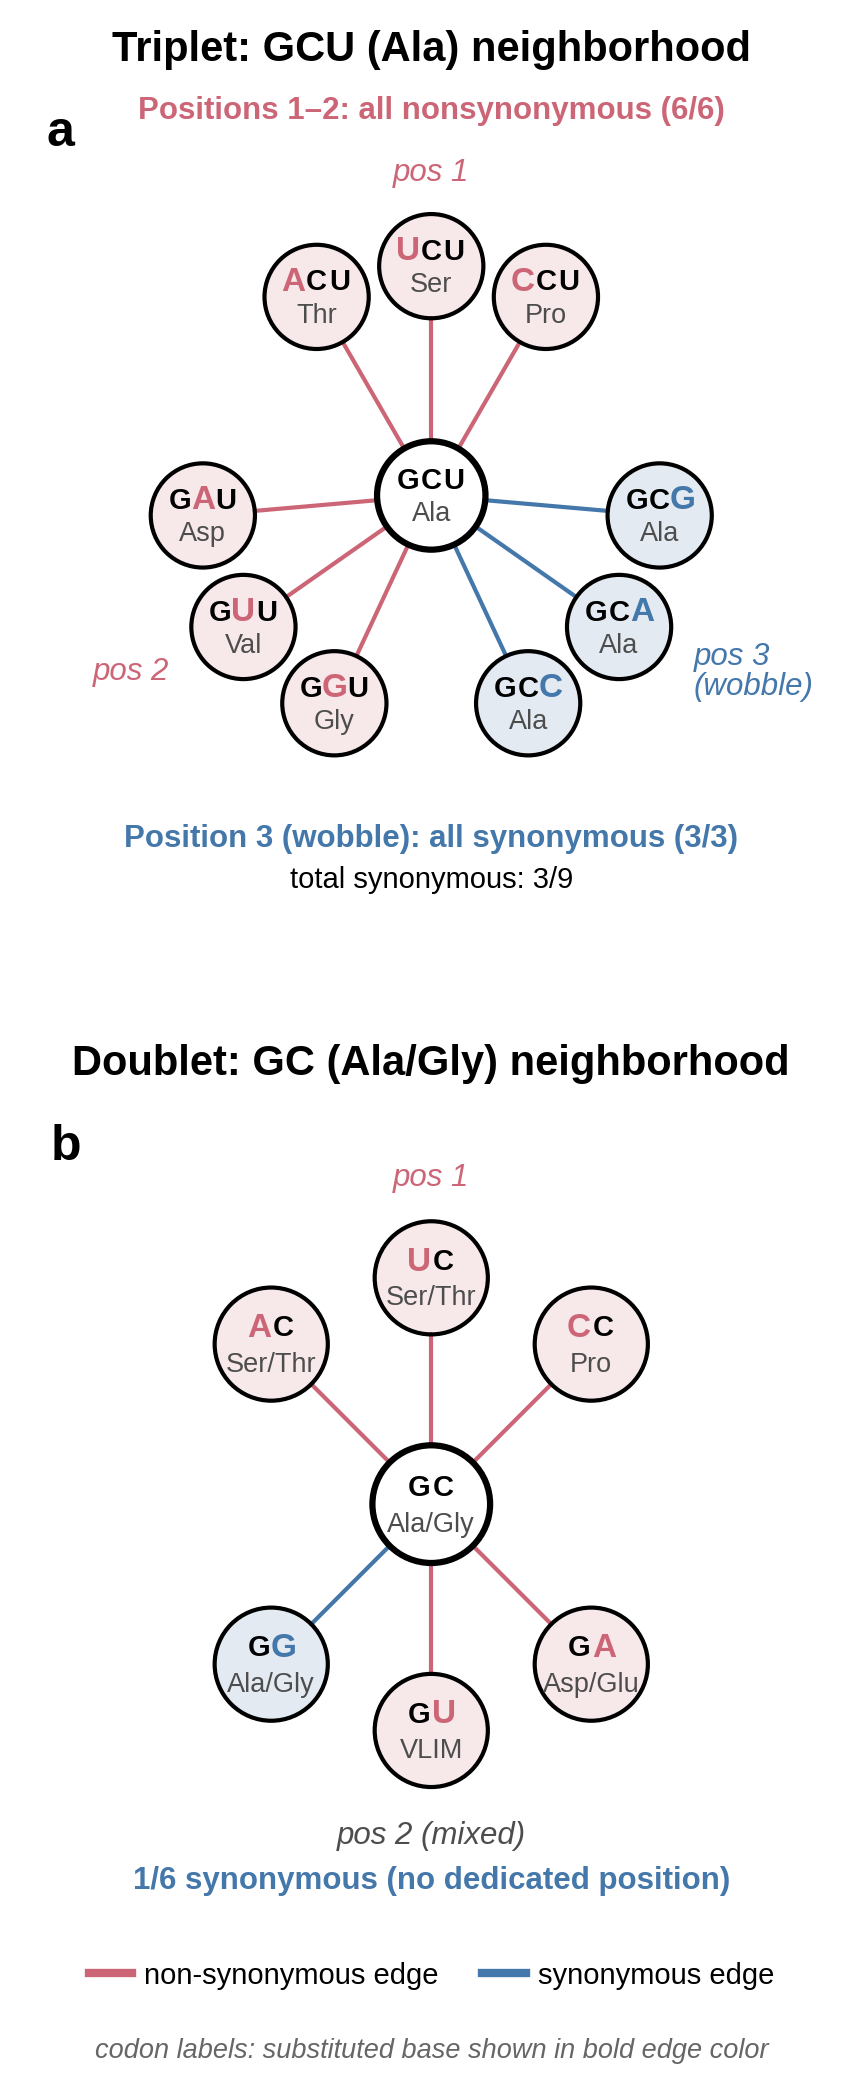

The Python source for this figure:
#!/usr/bin/env python3
"""
Figure 4 — wobble mechanism.

two panels (single-column, 3.5 x 5.0 in):
  a) triplet GCU neighborhood — 9 Hamming-1 neighbors, pos 1-2 in red
     (all nonsynonymous), pos 3 in blue (all synonymous).
     "Positions 1-2: all nonsynonymous", "Position 3 (wobble): all synonymous"
  b) doublet GC neighborhood — 6 neighbors, only 1/6 synonymous, no
     dedicated synonymy position.

substituted nucleotide in each neighbor codon is underlined.

outputs:
  figures/fig4.pdf, fig4.png (300 dpi)
"""

import numpy as np
import matplotlib as mpl
import matplotlib.pyplot as plt
from pathlib import Path

ROOT = Path(__file__).resolve().parent.parent
OUT = ROOT / "figures"

# ── style ──
mpl.rcParams.update({
    "font.family": "sans-serif",
    "font.sans-serif": ["Liberation Sans", "DejaVu Sans"],
    "font.size": 9,
    "axes.labelsize": 10,
    "xtick.labelsize": 9,
    "ytick.labelsize": 9,
    "pdf.fonttype": 42,
    "ps.fonttype": 42,
})

BLUE = "#4477AA"   # synonymous / pos 3
RED = "#CC6677"    # non-synonymous / pos 1, 2
BLUE_FILL = (*mpl.colors.to_rgb(BLUE), 0.15)
RED_FILL = (*mpl.colors.to_rgb(RED), 0.15)

NODE_FONT = 7
LABEL_SIZE = 8
ANNOT_SIZE = 7.5

# per-node text layout constants — keep these consistent with R_outer below
# so the codon row and AA row never overlap. char_w in data coords.
CHAR_W = 0.22
CODON_Y_OFFSET = 0.14     # codon row above node center
AA_Y_OFFSET = -0.18        # AA row below node center


def polar(cx, cy, angle_deg, r):
    a = np.radians(angle_deg)
    return cx + r * np.cos(a), cy + r * np.sin(a)


def draw_node(ax, xy, r, codon, sub_pos, aa, fill, edge, sub_color=None, lw=1.0):
    """draw circle node with codon (substituted base in sub_color, bold) and AA below.

    sub_pos = -1 means no substitution (use for center node).
    sub_color defaults to the edge color so substituted base matches its edge.
    """
    if sub_color is None:
        sub_color = edge
    circ = plt.Circle(xy, r, facecolor=fill, edgecolor=edge,
                      linewidth=lw, zorder=3, clip_on=False)
    ax.add_patch(circ)

    # draw each codon character separately so the substituted one gets its color
    n = len(codon)
    total_w = CHAR_W * n
    start_x = xy[0] - total_w / 2 + CHAR_W / 2
    y = xy[1] + CODON_Y_OFFSET
    for i, ch in enumerate(codon):
        if i == sub_pos:
            color = sub_color
            weight = "bold"
            fontsize = NODE_FONT + 1
        else:
            color = "black"
            weight = "bold"
            fontsize = NODE_FONT
        ax.text(start_x + i * CHAR_W, y, ch,
                ha="center", va="center",
                fontsize=fontsize, fontweight=weight, color=color, zorder=4)

    ax.text(xy[0], xy[1] + AA_Y_OFFSET, aa,
            ha="center", va="center", fontsize=NODE_FONT - 0.5,
            color="0.3", zorder=4)


def draw_edge(ax, xy_from, xy_to, r_from, r_to, color, lw=1.0):
    dx = xy_to[0] - xy_from[0]
    dy = xy_to[1] - xy_from[1]
    d = np.hypot(dx, dy)
    if d == 0:
        return
    ux, uy = dx / d, dy / d
    x0 = xy_from[0] + ux * r_from
    y0 = xy_from[1] + uy * r_from
    x1 = xy_to[0] - ux * r_to
    y1 = xy_to[1] - uy * r_to
    ax.plot([x0, x1], [y0, y1], color=color, linewidth=lw, zorder=1,
            solid_capstyle="round")


# ═════════════════════════════════════════════════════════════
# panel a — triplet GCU neighborhood
# ═════════════════════════════════════════════════════════════

def draw_panel_a(ax):
    cx, cy = 0.0, 0.0
    R_center = 0.52
    R_outer = 0.50
    orbit = 2.20
    spread = 30

    # 3 sector groups: pos 1 (top), pos 2 (lower-left), pos 3 (lower-right)
    # each (codon, aa, sub_position_index)
    pos1 = [("ACU", "Thr", 0), ("UCU", "Ser", 0), ("CCU", "Pro", 0)]
    pos2 = [("GGU", "Gly", 1), ("GUU", "Val", 1), ("GAU", "Asp", 1)]
    pos3 = [("GCG", "Ala", 2), ("GCA", "Ala", 2), ("GCC", "Ala", 2)]

    sec1, sec2, sec3 = 90, 215, 325
    ang1 = [sec1 + spread, sec1, sec1 - spread]
    ang2 = [sec2 + spread, sec2, sec2 - spread]
    ang3 = [sec3 + spread, sec3, sec3 - spread]

    for (codon, aa, sp), ang in zip(pos1, ang1):
        xy = polar(cx, cy, ang, orbit)
        draw_edge(ax, (cx, cy), xy, R_center, R_outer, RED)
        draw_node(ax, xy, R_outer, codon, sp, aa, RED_FILL, "black",
                  sub_color=RED)

    for (codon, aa, sp), ang in zip(pos2, ang2):
        xy = polar(cx, cy, ang, orbit)
        draw_edge(ax, (cx, cy), xy, R_center, R_outer, RED)
        draw_node(ax, xy, R_outer, codon, sp, aa, RED_FILL, "black",
                  sub_color=RED)

    for (codon, aa, sp), ang in zip(pos3, ang3):
        xy = polar(cx, cy, ang, orbit)
        draw_edge(ax, (cx, cy), xy, R_center, R_outer, BLUE)
        draw_node(ax, xy, R_outer, codon, sp, aa, BLUE_FILL, "black",
                  sub_color=BLUE)

    # center node (no substitution)
    draw_node(ax, (cx, cy), R_center, "GCU", -1, "Ala",
              "white", "black", lw=1.5)

    # sector labels (outside outer ring)
    lx, ly = polar(cx, cy, sec1, orbit + R_outer + 0.25)
    ax.text(lx, ly, "pos 1", fontsize=ANNOT_SIZE, color=RED,
            ha="center", va="bottom", fontstyle="italic")
    lx, ly = polar(cx, cy, sec2, orbit + R_outer + 0.25)
    ax.text(lx - 0.10, ly, "pos 2", fontsize=ANNOT_SIZE, color=RED,
            ha="right", va="center", fontstyle="italic")
    lx, ly = polar(cx, cy, sec3, orbit + R_outer + 0.25)
    ax.text(lx + 0.10, ly, "pos 3\n(wobble)",
            fontsize=ANNOT_SIZE, color=BLUE,
            ha="left", va="center", fontstyle="italic", linespacing=1.0)

    # summary brackets — raise the top one above "pos 1" label
    ax.text(0.0, orbit + R_outer + 0.85,
            "Positions 1–2: all nonsynonymous (6/6)",
            fontsize=ANNOT_SIZE, ha="center", va="bottom", color=RED,
            fontweight="bold")
    ax.text(0.0, -(orbit + R_outer + 0.45),
            "Position 3 (wobble): all synonymous (3/3)",
            fontsize=ANNOT_SIZE, ha="center", va="top", color=BLUE,
            fontweight="bold")
    ax.text(0.0, -(orbit + R_outer + 0.85),
            "total synonymous: 3/9",
            fontsize=ANNOT_SIZE - 0.5, ha="center", va="top", color="black")

    lim = orbit + R_outer + 1.15
    ax.set_xlim(-lim, lim)
    ax.set_ylim(-(orbit + R_outer + 1.05), lim)
    ax.set_aspect("equal")
    ax.axis("off")
    ax.set_title("Triplet: GCU (Ala) neighborhood", fontsize=10,
                 fontweight="bold", pad=8)


# ═════════════════════════════════════════════════════════════
# panel b — doublet GC neighborhood
# ═════════════════════════════════════════════════════════════

def draw_panel_b(ax):
    cx, cy = 0.0, 0.0
    R_center = 0.52
    R_outer = 0.50
    orbit = 2.00
    spread = 45

    # pos 1 (top), pos 2 (bottom)
    # GG maps to Ala/Gly under majority-vote projection → synonymous with GC
    pos1 = [("AC", "Ser/Thr", 0, False),
            ("UC", "Ser/Thr", 0, False),
            ("CC", "Pro",     0, False)]
    pos2 = [("GA", "Asp/Glu", 1, False),
            ("GU", "VLIM",    1, False),
            ("GG", "Ala/Gly", 1, True)]

    sec1, sec2 = 90, 270
    ang1 = [sec1 + spread, sec1, sec1 - spread]
    ang2 = [sec2 + spread, sec2, sec2 - spread]

    for (codon, aa, sp, syn), ang in zip(pos1, ang1):
        xy = polar(cx, cy, ang, orbit)
        c = BLUE if syn else RED
        fill = BLUE_FILL if syn else RED_FILL
        draw_edge(ax, (cx, cy), xy, R_center, R_outer, c)
        draw_node(ax, xy, R_outer, codon, sp, aa, fill, "black",
                  sub_color=c)

    for (codon, aa, sp, syn), ang in zip(pos2, ang2):
        xy = polar(cx, cy, ang, orbit)
        c = BLUE if syn else RED
        fill = BLUE_FILL if syn else RED_FILL
        draw_edge(ax, (cx, cy), xy, R_center, R_outer, c)
        draw_node(ax, xy, R_outer, codon, sp, aa, fill, "black",
                  sub_color=c)

    # center node (no substitution)
    draw_node(ax, (cx, cy), R_center, "GC", -1, "Ala/Gly",
              "white", "black", lw=1.5)

    # sector labels — move pos 2 slightly below to avoid node overlap
    lx, ly = polar(cx, cy, sec1, orbit + R_outer + 0.25)
    ax.text(lx, ly, "pos 1", fontsize=ANNOT_SIZE, color=RED,
            ha="center", va="bottom", fontstyle="italic")
    lx, ly = polar(cx, cy, sec2, orbit + R_outer + 0.30)
    # pos 2 is mixed: GG is synonymous (blue edge), GA/GU are not (red edges)
    ax.text(lx, ly, "pos 2 (mixed)", fontsize=ANNOT_SIZE,
            color="0.3",
            ha="center", va="top", fontstyle="italic")

    # summary
    ax.text(0.0, -(orbit + R_outer + 0.70),
            "1/6 synonymous (no dedicated position)",
            fontsize=ANNOT_SIZE, ha="center", va="top", color=BLUE,
            fontweight="bold")

    lim = orbit + R_outer + 1.00
    ax.set_xlim(-lim, lim)
    ax.set_ylim(-(orbit + R_outer + 1.00), lim)
    ax.set_aspect("equal")
    ax.axis("off")
    ax.set_title("Doublet: GC (Ala/Gly) neighborhood", fontsize=10,
                 fontweight="bold", pad=8)


# ═════════════════════════════════════════════════════════════

def main():
    fig, (ax_a, ax_b) = plt.subplots(2, 1, figsize=(4.5, 7.0))
    fig.subplots_adjust(hspace=0.28, top=0.94, bottom=0.08,
                        left=0.02, right=0.98)

    draw_panel_a(ax_a)
    draw_panel_b(ax_b)

    # panel letters (outside axes, top-left)
    ax_a.text(0.02, 0.98, "a", transform=ax_a.transAxes,
              fontsize=12, fontweight="bold", va="top", ha="left")
    ax_b.text(0.02, 0.98, "b", transform=ax_b.transAxes,
              fontsize=12, fontweight="bold", va="top", ha="left")

    # shared edge-color legend at bottom
    from matplotlib.lines import Line2D
    legend_handles = [
        Line2D([0], [0], color=RED, linewidth=2.0,
               label="non-synonymous edge"),
        Line2D([0], [0], color=BLUE, linewidth=2.0,
               label="synonymous edge"),
    ]
    fig.legend(
        handles=legend_handles,
        loc="lower center", bbox_to_anchor=(0.5, 0.025),
        ncol=2, fontsize=7, frameon=False,
        handlelength=1.5, handletextpad=0.4,
        columnspacing=1.5,
    )
    # note about substituted base coloring
    fig.text(
        0.5, 0.002,
        "codon labels: substituted base shown in bold edge color",
        ha="center", va="bottom", fontsize=6.5, color="0.4", fontstyle="italic",
    )

    fig.savefig(OUT / "fig4.pdf", dpi=300, bbox_inches="tight")
    fig.savefig(OUT / "fig4.png", dpi=300, bbox_inches="tight")
    print(f"saved: {OUT / 'fig4.pdf'}")
    print(f"saved: {OUT / 'fig4.png'}")
    plt.close(fig)


if __name__ == "__main__":
    main()
